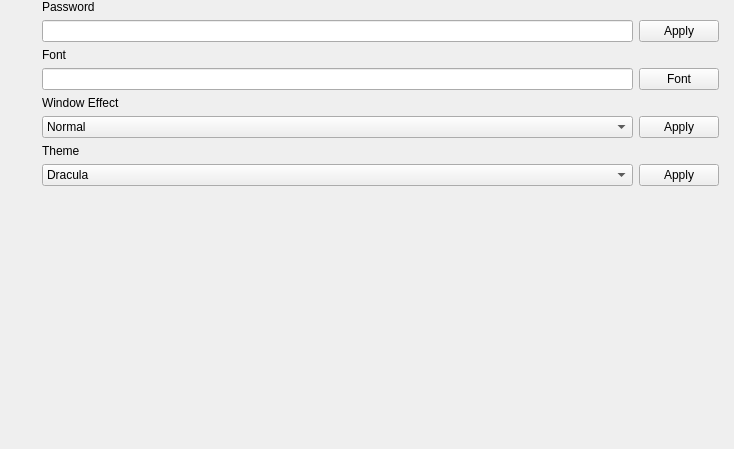
<?xml version="1.0" encoding="UTF-8"?>
<ui version="4.0">
 <class>DTSetting</class>
 <widget class="QWidget" name="DTSetting">
  <property name="geometry">
   <rect>
    <x>0</x>
    <y>0</y>
    <width>734</width>
    <height>449</height>
   </rect>
  </property>
  <property name="windowTitle">
   <string>DTSetting</string>
  </property>
  <layout class="QHBoxLayout" name="horizontalLayout">
   <property name="leftMargin">
    <number>0</number>
   </property>
   <property name="topMargin">
    <number>0</number>
   </property>
   <property name="rightMargin">
    <number>0</number>
   </property>
   <property name="bottomMargin">
    <number>0</number>
   </property>
   <item>
    <widget class="QListWidget" name="listWidget_buttons">
     <property name="minimumSize">
      <size>
       <width>36</width>
       <height>0</height>
      </size>
     </property>
     <property name="maximumSize">
      <size>
       <width>36</width>
       <height>16777215</height>
      </size>
     </property>
     <property name="styleSheet">
      <string notr="true">QListWidget {background: transparent;}</string>
     </property>
     <property name="frameShape">
      <enum>QFrame::NoFrame</enum>
     </property>
     <property name="verticalScrollBarPolicy">
      <enum>Qt::ScrollBarAlwaysOff</enum>
     </property>
     <property name="horizontalScrollBarPolicy">
      <enum>Qt::ScrollBarAlwaysOff</enum>
     </property>
     <property name="showDropIndicator" stdset="0">
      <bool>false</bool>
     </property>
     <property name="defaultDropAction">
      <enum>Qt::CopyAction</enum>
     </property>
     <property name="selectionMode">
      <enum>QAbstractItemView::NoSelection</enum>
     </property>
     <property name="selectionBehavior">
      <enum>QAbstractItemView::SelectItems</enum>
     </property>
     <property name="verticalScrollMode">
      <enum>QAbstractItemView::ScrollPerPixel</enum>
     </property>
     <property name="spacing">
      <number>3</number>
     </property>
    </widget>
   </item>
   <item>
    <widget class="QStackedWidget" name="stackedWidget">
     <property name="currentIndex">
      <number>0</number>
     </property>
     <widget class="QWidget" name="page_basicinfo">
      <layout class="QHBoxLayout" name="horizontalLayout_2">
       <property name="spacing">
        <number>0</number>
       </property>
       <property name="leftMargin">
        <number>0</number>
       </property>
       <property name="topMargin">
        <number>0</number>
       </property>
       <property name="rightMargin">
        <number>0</number>
       </property>
       <property name="bottomMargin">
        <number>0</number>
       </property>
       <item>
        <widget class="QScrollArea" name="scrollAreaBasicInfo">
         <property name="frameShape">
          <enum>QFrame::NoFrame</enum>
         </property>
         <property name="widgetResizable">
          <bool>true</bool>
         </property>
         <widget class="QWidget" name="scrollAreaWidgetContentsBasicInfo">
          <property name="geometry">
           <rect>
            <x>0</x>
            <y>0</y>
            <width>692</width>
            <height>449</height>
           </rect>
          </property>
          <layout class="QGridLayout" name="gridLayout">
           <property name="leftMargin">
            <number>0</number>
           </property>
           <property name="topMargin">
            <number>0</number>
           </property>
           <property name="rightMargin">
            <number>15</number>
           </property>
           <property name="bottomMargin">
            <number>0</number>
           </property>
           <property name="horizontalSpacing">
            <number>6</number>
           </property>
           <item row="0" column="0">
            <widget class="QLabel" name="label_password">
             <property name="text">
              <string>Password</string>
             </property>
            </widget>
           </item>
           <item row="1" column="0">
            <widget class="QLineEdit" name="lineEdit_password"/>
           </item>
           <item row="1" column="1">
            <widget class="QPushButton" name="pushButton_password">
             <property name="text">
              <string>Apply</string>
             </property>
            </widget>
           </item>
           <item row="2" column="0">
            <widget class="QLabel" name="label_font">
             <property name="text">
              <string>Font</string>
             </property>
            </widget>
           </item>
           <item row="3" column="0">
            <widget class="QLineEdit" name="lineEdit_font">
             <property name="readOnly">
              <bool>true</bool>
             </property>
            </widget>
           </item>
           <item row="3" column="1">
            <widget class="QPushButton" name="pushButton_font">
             <property name="text">
              <string>Font</string>
             </property>
            </widget>
           </item>
           <item row="4" column="0">
            <widget class="QLabel" name="label_window_effect">
             <property name="text">
              <string>Window Effect</string>
             </property>
            </widget>
           </item>
           <item row="5" column="0">
            <widget class="QComboBox" name="comboBox_window_effect">
             <item>
              <property name="text">
               <string>Normal</string>
              </property>
             </item>
             <item>
              <property name="text">
               <string>Areo</string>
              </property>
             </item>
             <item>
              <property name="text">
               <string>Acrylic</string>
              </property>
             </item>
            </widget>
           </item>
           <item row="5" column="1">
            <widget class="QPushButton" name="pushButton_window_effect">
             <property name="text">
              <string>Apply</string>
             </property>
            </widget>
           </item>
           <item row="6" column="0">
            <widget class="QLabel" name="label_theme">
             <property name="text">
              <string>Theme</string>
             </property>
            </widget>
           </item>
           <item row="7" column="0">
            <widget class="QComboBox" name="comboBox_theme">
             <item>
              <property name="text">
               <string>Dracula</string>
              </property>
             </item>
             <item>
              <property name="text">
               <string>Dark</string>
              </property>
             </item>
             <item>
              <property name="text">
               <string>Light</string>
              </property>
             </item>
            </widget>
           </item>
           <item row="7" column="1">
            <widget class="QPushButton" name="pushButton_theme">
             <property name="text">
              <string>Apply</string>
             </property>
            </widget>
           </item>
           <item row="8" column="1">
            <spacer name="verticalSpacer">
             <property name="orientation">
              <enum>Qt::Vertical</enum>
             </property>
             <property name="sizeHint" stdset="0">
              <size>
               <width>20</width>
               <height>258</height>
              </size>
             </property>
            </spacer>
           </item>
          </layout>
         </widget>
        </widget>
       </item>
      </layout>
     </widget>
    </widget>
   </item>
  </layout>
 </widget>
 <resources>
  <include location="../DT.qrc"/>
 </resources>
 <connections/>
</ui>
